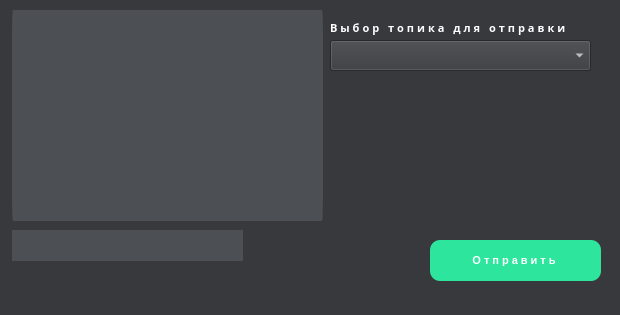
<?xml version="1.0" encoding="UTF-8"?>
<ui version="4.0">
 <class>MainWindow</class>
 <widget class="QMainWindow" name="MainWindow">
  <property name="geometry">
   <rect>
    <x>0</x>
    <y>0</y>
    <width>620</width>
    <height>315</height>
   </rect>
  </property>
  <property name="minimumSize">
   <size>
    <width>620</width>
    <height>315</height>
   </size>
  </property>
  <property name="maximumSize">
   <size>
    <width>620</width>
    <height>315</height>
   </size>
  </property>
  <property name="windowTitle">
   <string>MainWindow</string>
  </property>
  <property name="autoFillBackground">
   <bool>false</bool>
  </property>
  <property name="styleSheet">
   <string notr="true">background-color: #37393d</string>
  </property>
  <widget class="QWidget" name="centralwidget">
   <widget class="QTextEdit" name="textEdit_for_view">
    <property name="geometry">
     <rect>
      <x>12</x>
      <y>10</y>
      <width>311</width>
      <height>211</height>
     </rect>
    </property>
    <property name="font">
     <font>
      <family>Montserrat</family>
     </font>
    </property>
    <property name="styleSheet">
     <string notr="true">background-color: rgb(76, 79, 84);
 color: white;
border-radius: 1px solid;
</string>
    </property>
    <property name="html">
     <string>&lt;!DOCTYPE HTML PUBLIC &quot;-//W3C//DTD HTML 4.0//EN&quot; &quot;http://www.w3.org/TR/REC-html40/strict.dtd&quot;&gt;
&lt;html&gt;&lt;head&gt;&lt;meta name=&quot;qrichtext&quot; content=&quot;1&quot; /&gt;&lt;style type=&quot;text/css&quot;&gt;
p, li { white-space: pre-wrap; }
&lt;/style&gt;&lt;/head&gt;&lt;body style=&quot; font-family:'Montserrat'; font-size:8.25pt; font-weight:400; font-style:normal;&quot;&gt;
&lt;p style=&quot;-qt-paragraph-type:empty; margin-top:0px; margin-bottom:0px; margin-left:0px; margin-right:0px; -qt-block-indent:0; text-indent:0px;&quot;&gt;&lt;br /&gt;&lt;/p&gt;&lt;/body&gt;&lt;/html&gt;</string>
    </property>
   </widget>
   <widget class="QLineEdit" name="lineEdit_for_writetext">
    <property name="geometry">
     <rect>
      <x>12</x>
      <y>230</y>
      <width>231</width>
      <height>31</height>
     </rect>
    </property>
    <property name="font">
     <font>
      <family>Montserrat</family>
      <weight>75</weight>
      <bold>true</bold>
      <underline>false</underline>
      <strikeout>false</strikeout>
     </font>
    </property>
    <property name="styleSheet">
     <string notr="true"> background: rgb(76, 79, 84);
 color: white;
border-radius: 1px solid;</string>
    </property>
   </widget>
   <widget class="QPushButton" name="btn_for_sendmessage">
    <property name="geometry">
     <rect>
      <x>410</x>
      <y>230</y>
      <width>211</width>
      <height>61</height>
     </rect>
    </property>
    <property name="styleSheet">
     <string notr="true">background: #7fc7ff;
  text-decoration: none;
  display: inline-block;
  width: 140px;
  height: 45px;
  line-height: 45px;
  border-radius: 10px;
  margin: 10px 20px;
  font-family: 'Montserrat', sans-serif;
  font-size: 11px;
  text-transform: uppercase;
  text-align: center;
  letter-spacing: 3px;
  font-weight: 600;
  color: #524f4e;
  box-shadow: 0 8px 15px rgba(0, 0, 0, .1);
  transition: .3s;
  background: #2EE59D;
  box-shadow: 0 15px 20px rgba(46, 229, 157, .4);
  color: white;
  transform: translateY(-7px);</string>
    </property>
    <property name="text">
     <string>Отправить</string>
    </property>
   </widget>
   <widget class="QComboBox" name="comboBox_for_select_topic">
    <property name="geometry">
     <rect>
      <x>330</x>
      <y>40</y>
      <width>261</width>
      <height>31</height>
     </rect>
    </property>
    <property name="font">
     <font>
      <family>Montserrat</family>
     </font>
    </property>
    <property name="styleSheet">
     <string notr="true">color: white;
</string>
    </property>
   </widget>
   <widget class="QLabel" name="label_for_connect_result">
    <property name="geometry">
     <rect>
      <x>12</x>
      <y>270</y>
      <width>391</width>
      <height>21</height>
     </rect>
    </property>
    <property name="styleSheet">
     <string notr="true">color: rgb(255, 255, 255);</string>
    </property>
    <property name="text">
     <string/>
    </property>
   </widget>
   <widget class="QLabel" name="label">
    <property name="geometry">
     <rect>
      <x>330</x>
      <y>20</y>
      <width>261</width>
      <height>16</height>
     </rect>
    </property>
    <property name="font">
     <font>
      <family>Montserrat</family>
      <pointsize>-1</pointsize>
      <weight>75</weight>
      <bold>true</bold>
     </font>
    </property>
    <property name="styleSheet">
     <string notr="true">  color: white;
  font-family: 'Montserrat', sans-serif;
  font-size: 11px;
  text-transform: uppercase;
  text-align: center;
  letter-spacing: 3px;
  font-weight: 600;</string>
    </property>
    <property name="text">
     <string>&lt;html&gt;&lt;head/&gt;&lt;body&gt;&lt;p&gt;Выбор топика для отправки&lt;/p&gt;&lt;/body&gt;&lt;/html&gt;</string>
    </property>
   </widget>
  </widget>
  <widget class="QStatusBar" name="statusbar"/>
 </widget>
 <resources/>
 <connections/>
</ui>
